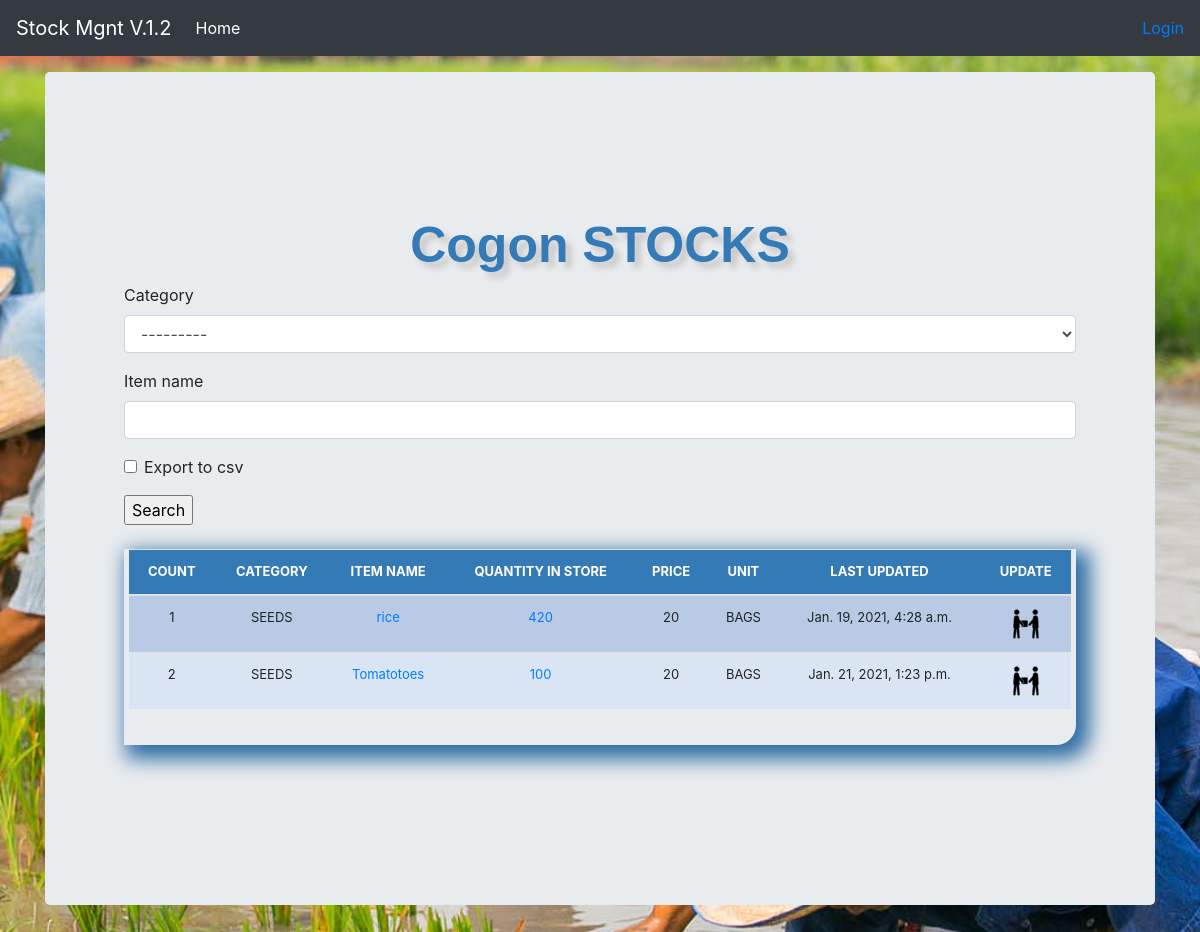
/store/cogon, run on an earlier commit of the app's database.
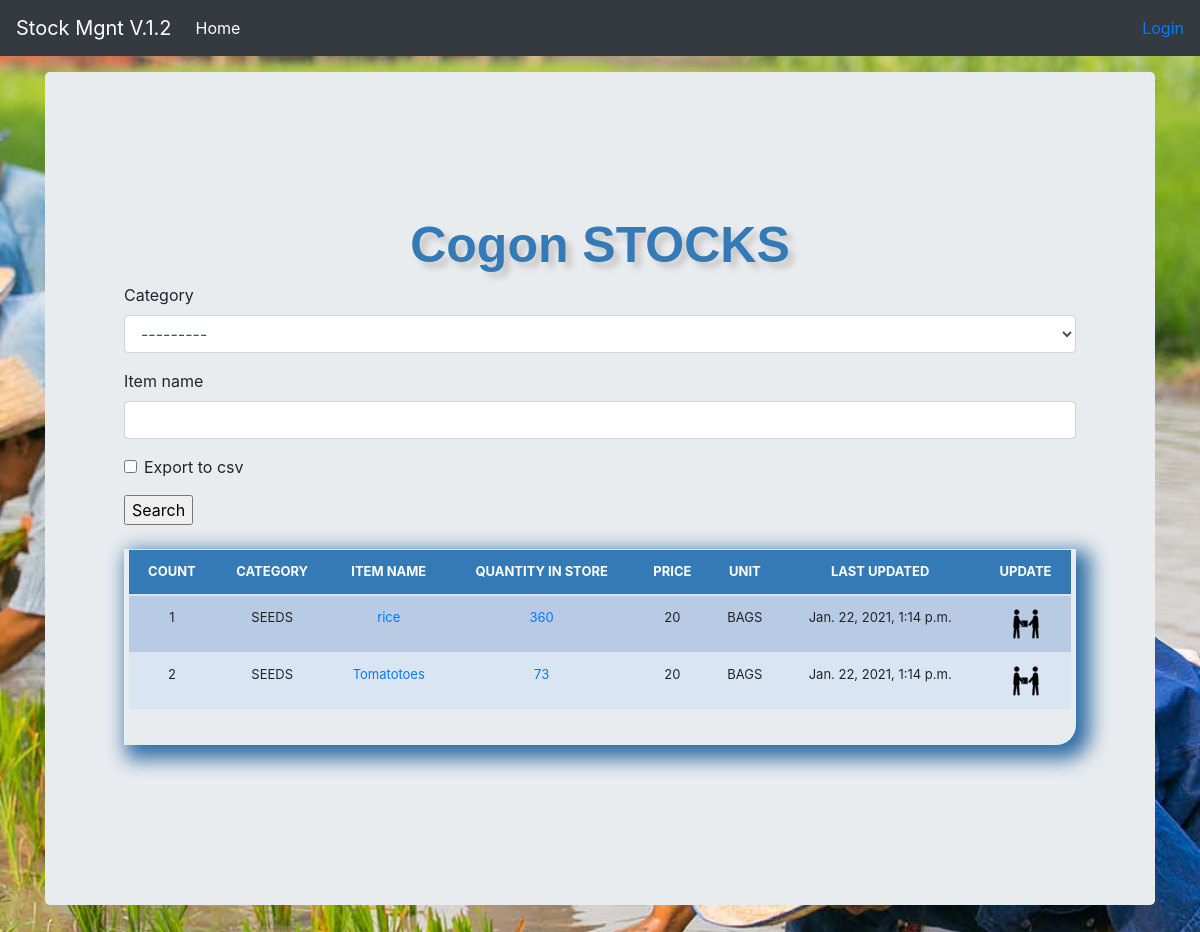
And on a later commit of the database.
### stockmgmt/models.py (models this page shows, shortened)
class Stock(models.Model):
    category = models.ForeignKey(Category, on_delete=models.CASCADE, blank=True)
    sub_category = models.ForeignKey(SubCategory, on_delete=models.CASCADE, blank=True,null=True,verbose_name='UNIT')
    item_name = models.CharField(max_length=50, blank=True, null=True)
    quantity = models.IntegerField(default='0', blank=True, null=True)
    receive_quantity = models.IntegerField(default='0', blank=True, null=True)
    receive_by = models.CharField(max_length=50, blank=True, null=True)
    issue_quantity = models.IntegerField(default='0', blank=True, null=True)
    issue_by = models.CharField(max_length=50, blank=True, null=True, choices=issue_to_category)
    issue_by_model = models.ForeignKey(All_Store, on_delete=models.CASCADE, blank=True, null=True,
                                       related_name='issue_to_model')
    ordered_items=models.IntegerField(blank=True, null=True,default=0,verbose_name='Number of items')
    issue_to = models.CharField(max_length=50, blank=True, null=True, choices=issue_to_category)
    issue_to_model = models.ForeignKey(All_Store, on_delete=models.CASCADE, blank=True, null=True,
                                       related_name='issue_by_model')
    phone_number = models.CharField(max_length=50, blank=True, null=True)
    created_by = models.CharField(max_length=50, blank=True, null=True)
    reorder_level = models.IntegerField(default='0', blank=True, null=True)
    last_updated = models.DateTimeField(auto_now_add=False, auto_now=True)
    timestamp = models.DateTimeField(auto_now_add=True, auto_now=False)
    price = models.IntegerField(default='0', blank=True, null=True)
    def __str__(self):
        return self.item_name

class Category(models.Model):
    name = models.CharField(max_length=50, blank=True, null=True)
    def __str__(self):
        return self.name

class Shop_Record(models.Model):
    store = models.ForeignKey(All_Store, blank=True, null=True, on_delete=models.CASCADE)
    product = models.ForeignKey(Stock, blank=True, null=True, on_delete=models.CASCADE)
    remaining_items = models.IntegerField(default=0)
    reoder_level=models.IntegerField(default=0,verbose_name='Reorder level')

class SubCategory(models.Model):
    category=models.ForeignKey(Category,on_delete=models.CASCADE,related_name='stock_Categories')
    name=models.CharField(max_length=100,db_index=True)

### stockmgmt/views.py (the view, shortened to what this page needs)
# urls.py: path('store/<slug:slug>',views.store,name='store'),
def store(request, slug):
    store = All_Store.objects.get(slug=slug)
    this_store_items = Stock.objects.filter(issue_to_model=store)
    form = StockSearchForm(request.POST or None)
    print(this_store_items)
    store_record = Shop_Record.objects.filter(store=store)
    all_store = All_Store.objects.all()
    header=store.name+' STOCKS'
    page = request.GET.get('page', 1)
    paginator = Paginator(this_store_items, 10)
    try:
        page_queryset = paginator.page(page)
    except PageNotAnInteger:
        page_queryset = paginator.page(1)
    except EmptyPage:
        page_queryset = paginator.page(paginator.num_pages)
    context = {
        'header':header,
        'slug':slug,
        'form':form,
        'store': store,
        'stores':all_store,
        'products': page_queryset,
        'store_record': store_record,
    }
    template = 'cogon.html'
    return render(request, template, context)

### stockmgmt/forms.py
class StockSearchForm(forms.ModelForm):
    export_to_CSV = forms.BooleanField(required=False) # code ni siya sa pag export sa excel
    class Meta:
     model = Stock
     fields = ['category', 'item_name']

### stockmgmt/templates/cogon.html (shortened to what this page needs)
{% extends "base.html" %}
{% load crispy_forms_tags %}
{% load static %}
{% block body %}
<main role="main" class="container">
  <div class="jumbotron">
      <div class="header"> {{header}}</div>
    	<form method='POST' action=''>{% csrf_token %}
		{{form|crispy}}
        <input type="submit" value='Search'/>
    </form>
      <div class="display_table">
    <table class='table'>
        <thead>
          <tr>
            <th>COUNT</th>
            <th>CATEGORY</th>
            <th>ITEM NAME</th>
            <th>QUANTITY IN STORE</th>
            <th>PRICE</th>
            <th>UNIT</th>
            <th>LAST UPDATED</th>
            <th>UPDATE</th>
          </tr>
        </thead>
      {% for instance in products %}
          <tr>
            <td>{{forloop.counter}}</td>
            <td>{{instance.category}}</td>
            <td><a href="{% url 'update_items' instance.id %}">{{instance.item_name}}</a></td>
            <td>
                  {% if instance.quantity <= instance.reorder_level %}
                  <div style="background-color: orange;">
                      <a href="{% url 'shop_stock_detail' instance.id %}">
                          {% for record in store_record %}
                          {% if record.product.pk == instance.pk %}
                          {{ record.remaining_items }}
                          {% endif %}
                          {% endfor %}</a></div>
                  {% else %}
                <a href="{% url 'shop_stock_detail' instance.id %}">
                          {% for record in store_record %}
                          {% if record.product.pk == instance.pk %}
                          {{ record.remaining_items }}
                          {% endif %}
                          {% endfor %}
                </a>
                  {% endif %}
            </td>
            <td>{{ instance.price }}</td>
            <td>{{instance.sub_category.name}}</td>
            <td>{{instance.last_updated}}</td>
            <td>
                <a href="{% url 'shop_stock_detail' instance.id %}"><img src="{% static 'img/update.png' %}"></a>
            </td>
          </tr>
      {% endfor %}
    </table>
    </div>
  </div>
</main>
{% endblock %}

### stockmgmt/templates/base.html (shortened to what this page needs)
{% load static %}
<!doctype html>
<html lang="en">
  <head>
<link href="{% static 'css/stylesheet.css' %}" rel="stylesheet">
<link href="{% static 'css/bootstrap.min.css' %}" rel="stylesheet">
    <link rel="stylesheet" href="{% static 'css/tempusdominus-bootstrap-4.min.css' %}"/>
<link href="{% static 'css/navbar-top-fixed.css' %}" rel="stylesheet">
  </head>
  <body>
{% include 'navbar.html' %}
<main role="main" class="container">
  <div class="jumbotron">
{% block body %}
{% endblock %}
  </div>
</main>
  </body>
</html>

### stockmgmt/templates/navbar.html (shortened to what this page needs)
  <nav class="navbar navbar-expand-md navbar-dark fixed-top bg-dark">
  <a class="navbar-brand" href="/">Stock Mgnt V.1.2</a>
  <div class="collapse navbar-collapse" id="navbarCollapse">
    <ul class="navbar-nav mr-auto">
      <li class="nav-item active">
        <a class="nav-link" href="/">Home <span class="sr-only">(current)</span></a>
      </li>
    </ul>
          <ul class="navbar-nav">
        {% if request.user.is_authenticated %}
        <li><a href="/accounts/logout"><button class="btn btn-danger">{{ user }} | Logout</button></a></li>
        {% else %}
        <li><a href="/accounts/login">Login</a></li>
        {% endif %}
    </ul>
  </div>
</nav>

### stockmgmt/static/css/stylesheet.css (style rules this page uses)
body { background-color: #34eb6b; }
.table { font-size: 13px; text-align: center; width: 95%; margin: auto; }
.table tr:nth-child(odd) { background: #B8CAE4 }
.table tr:nth-child(even) { background: #dae5f4 }
th { background-color: #337ab7; color: white; }
.display_table { border-bottom-right-radius: 20px; padding-left: 5px; padding-right: 5px; padding-bottom: 20px; box-shadow: 8px 8px 20px 6px #2e6da4; }
.header { font-family: helvetica; color: #337ab7; font-size: 50px; text-align: center; width: 100%; text-shadow: 6px 6px 6px #c9c6c6; display: block; font-weight: bolder; }
body { background-image: url("../img/bg.jpg"); background-position: center; background-repeat: no-repeat; background-size: cover; }

### stockmgmt/static/css/navbar-top-fixed.css (style rules this page uses)
body { min-height: 75rem; padding-top: 4.5rem; }

What changed in the data, as far as the page shows it:
changed Stock "rice": last_updated "Jan. 19, 2021, 4:28 a.m." → "Jan. 22, 2021, 1:14 p.m."
changed Shop_Record (number 1 of 2 on the later page): remaining_items "420" → "360"
changed Stock "Tomatotoes": last_updated "Jan. 21, 2021, 1:23 p.m." → "Jan. 22, 2021, 1:14 p.m."
changed Shop_Record (number 2 of 2 on the later page): remaining_items "100" → "73"
